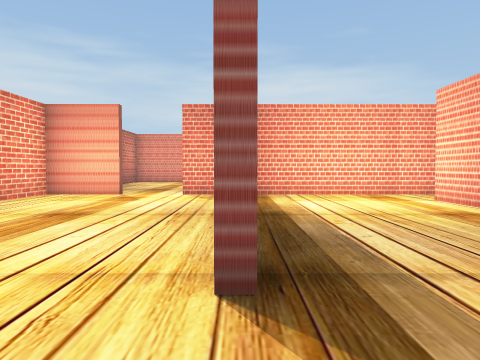
[1] (above)

17 first-person views from a walk through a Unity game level. The camera is 1.3 m above the floor, tilts 2° down and sees 70° across. Doors are open. The floor is counted in squares, 1.76 m on a side. Each view is taken from the middle of a square. On the plan, view 1 faces up. The plan holds only what a view shows up to about 11 squares ahead; the rest is blank. The player is left out. Some surface patterns are stand-ins.

[2]
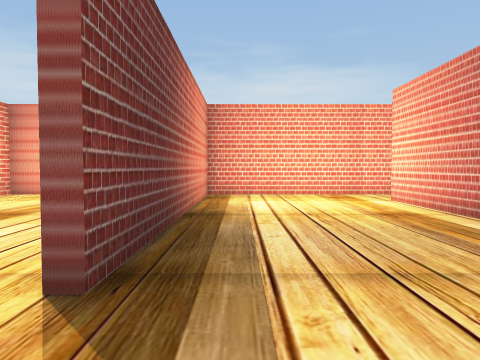

[3]
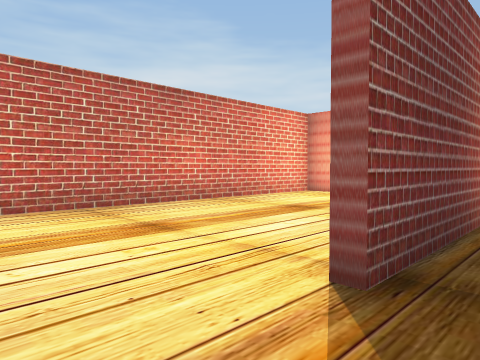

[4]
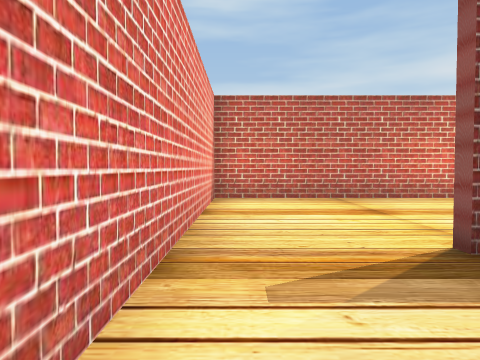

[5]
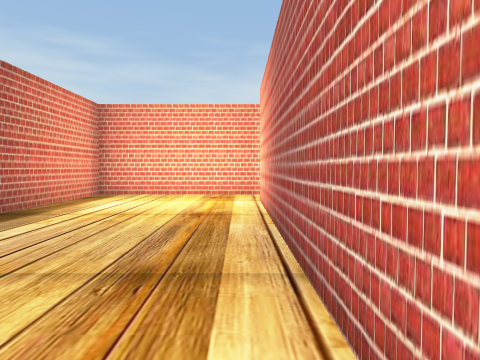

[6]
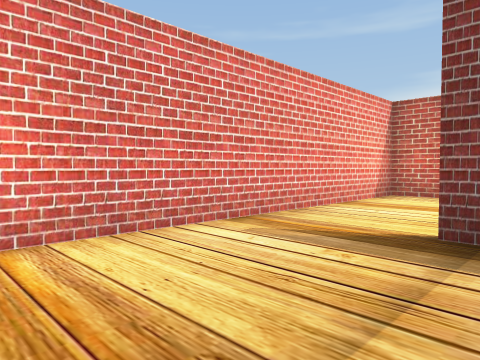

[7]
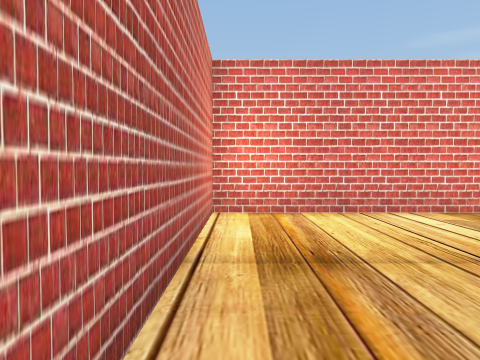

[8]
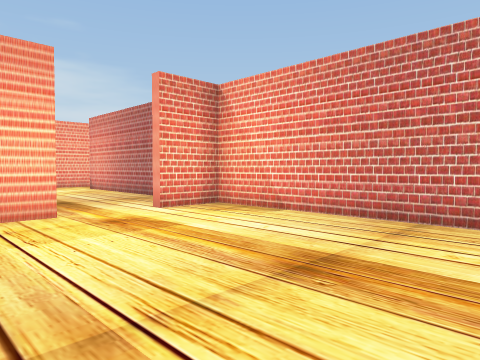

[9]
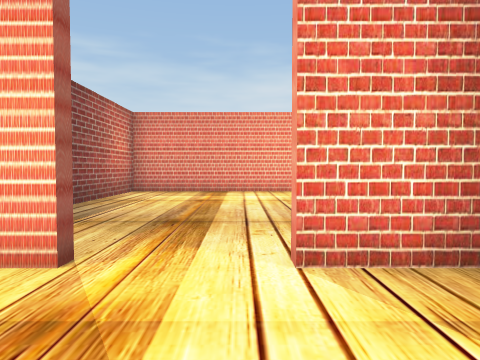

[10]
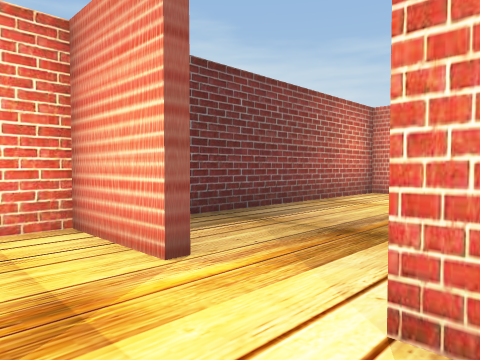

[11]
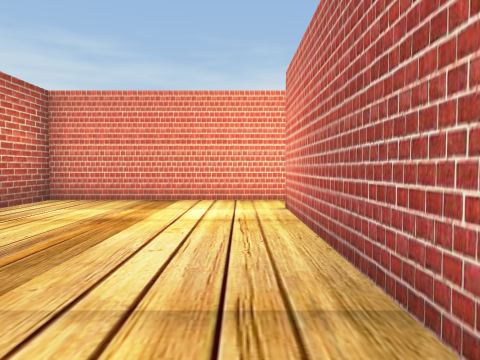

[12]
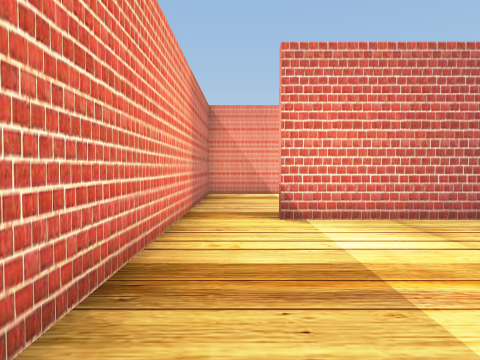

[13]
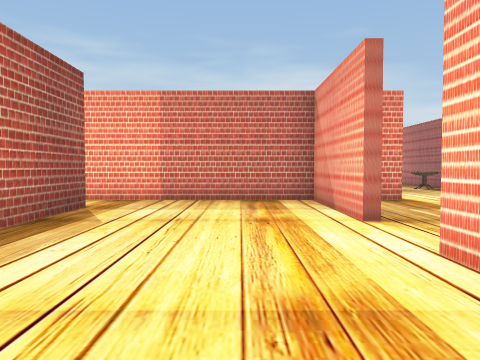

[14]
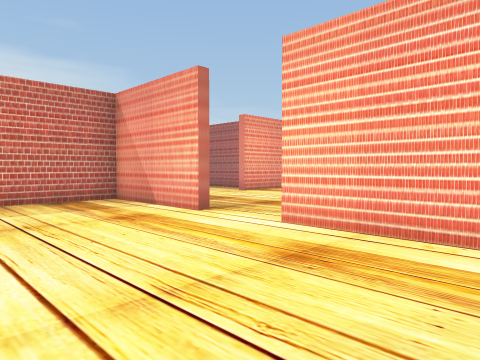

[15]
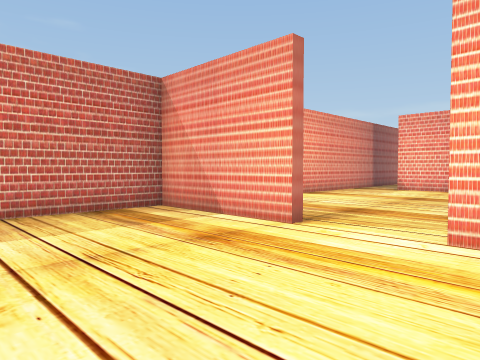

[16]
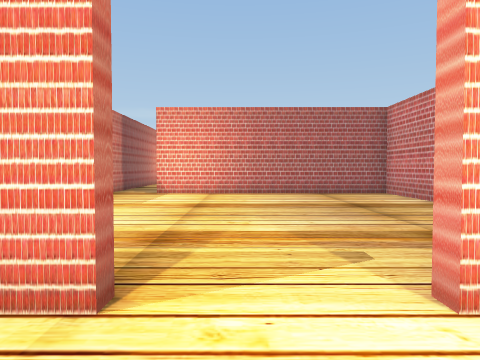

[17]
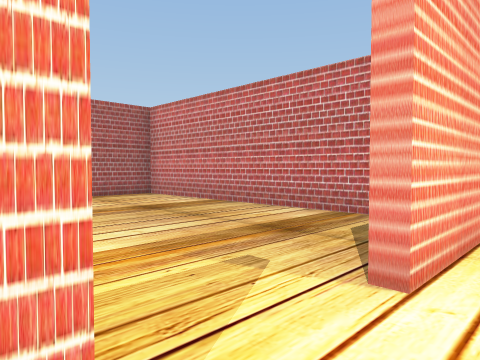

### Floor plan
Ten units are one square. View 1 is at (0, 0); x grows to the right and y downward. Boxes are objects, and circles mark ways between rooms. Rooms are numbered by the first view taken in them; rooms with no view inside come last. Other rooms are left out.
<svg viewBox="-59 -185 194 196">
<path fill="none" stroke="#000" d="M-5 6 45 6 45 -79M45 -95 1 -95 1 -19M-1 -48 -1 -95 -16 -95M-32 -95 -54 -95 -54 6 -5 6M-1 -111 -1 -165M-5 -179 -54 -179 -54 -112M47 -146 47 -179 -5 -179M47 -106 47 -130M1 -165 1 -141M108 -179 95 -179M68 -179 62 -179M62 -97 130 -97 130 -165"/>
<circle cx="0" cy="-5" r="3" fill="#2a7"/>
<circle cx="-25" cy="-90" r="3" fill="#2a7"/>
<circle cx="0" cy="-170" r="3" fill="#2a7"/>
<circle cx="50" cy="-135" r="3" fill="#2a7"/>
<text x="20" y="-40">1</text>
<text x="-30" y="-40">2</text>
<text x="-30" y="-140">3</text>
<text x="30" y="-140">4</text>
<text x="90" y="-140">5</text>
</svg>
Room 1 opens to room 2. Room 2 opens to room 3. Room 3 opens to room 4. Room 4 opens to room 5.

Where each view was taken, in squares from view 1:
view 1: 0 up, 0 right, facing up
view 2: 0 up, 1 right, facing up
view 3: 0 up, 1 right, facing up-left
view 4: 0 up, 3 right, facing left
view 5: 0 up, 4 right, facing up
view 6: 3 up, 4 right, facing down-left
view 7: 5 up, 4 right, facing down
view 8: 4 up, 5 left, facing up-right
view 9: 7 up, 2 left, facing up
view 10: 8 up, 1 left, facing up-left
view 11: 10 up, 1 left, facing up
view 12: 17 up, 5 left, facing right
view 13: 10 up, 3 right, facing up
view 14: 10 up, 1 right, facing up-right
view 15: 12 up, 1 right, facing up-right
view 16: 14 up, 3 right, facing right
view 17: 15 up, 4 right, facing down-right
